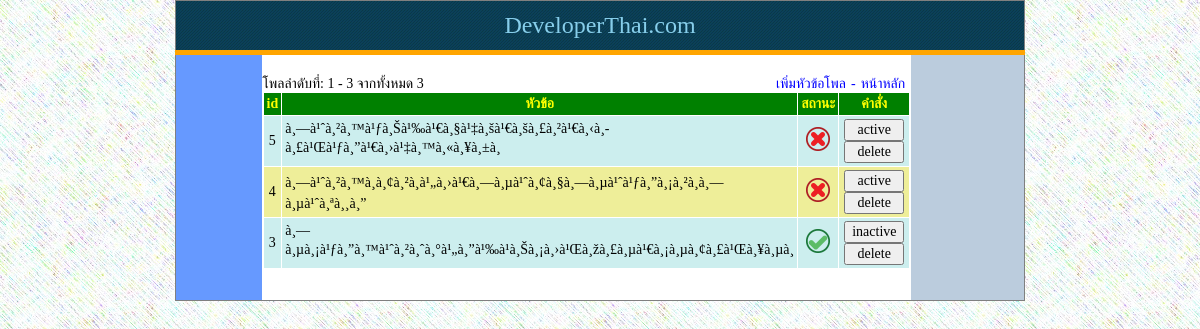
/manage-poll.php (signed in), run on the app's committed database.
### tables this page shows
CREATE TABLE IF NOT EXISTS `poll_topic` (
  `topic_id` smallint(5) unsigned NOT NULL DEFAULT '0',
  `topic_text` varchar(250) DEFAULT NULL,
  `status` set('active','inactive') DEFAULT NULL
);

### lib/pagination.php (called while the page is built, shortened)
<?php
$_rows_per_page = 10;
$_current_page = 1;
$_total_rows = 0;
$_start_row = ($_current_page - 1) * $_rows_per_page;
function page_query($link, $sql, $rows_per_page=10) {
	global $_start_row, $_rows_per_page, $_total_rows, $_current_page, $_total_pages;
	if(is_numeric($rows_per_page) && intval($rows_per_page) >= 1) {
		$_rows_per_page = $rows_per_page;
	}
	else {
		$_rows_per_page = 10;
	}
	$_start_row = ($_current_page - 1) * $_rows_per_page;
	$sql =  trim($sql);
	$pat_select = "/^select/i";
	$sql = preg_replace($pat_select, "SELECT SQL_CALC_FOUND_ROWS ", $sql);
	$pat_end_semicolon = "/;*$/i";
	$sql = preg_replace($pat_end_semicolon, "", $sql);
	$sql .= " LIMIT $_start_row, $_rows_per_page";
	$result = mysqli_query($link,$sql) or die(mysqli_error($link));
	$found_rows = mysqli_query($link, "SELECT FOUND_ROWS()") or die(mysqli_error($link));
	$row = mysqli_fetch_row($found_rows);
	$_total_rows = $row[0];
	return $result;
}
function page_start_row() {
	global $_start_row;
	return $_start_row + 1;
}
function page_stop_row() {
	global $_start_row, $_total_rows, $_rows_per_page;
	if($_start_row + $_rows_per_page < $_total_rows) {
		return $_start_row + $_rows_per_page;
	}
	else {
		return $_total_rows;
	}
}
function page_total_rows() {
	global $_total_rows;
	return $_total_rows;
}
 ?>

### manage-poll.php (the view, shortened to what this page needs)
<!doctype html>
<html>
<head>
</head>
<body>
<table id="container">
<tr><td colspan="3" id="header"><h1>DeveloperThai.com</h1></td></tr>
<tr>
<td id="left-side">&nbsp;</td>
<td id="content">
<table>
<?php
include "dblink.php";
include "lib/pagination.php";
$sql ="SELECT * FROM poll_topic ORDER BY topic_id DESC";
$rs = page_query($link, $sql, 10);
$first = page_start_row();
$last = page_stop_row();
$total = page_total_rows();
echo "<caption>โพลลำดับที่: $first - $last จากทั้งหมด $total
 		<a href=\"index.php\">หน้าหลัก</a> <a>-</a> <a href=\"new-topic\">เพิ่มหัวข้อโพล</a></caption>";
echo "<tr><td>id</td><td>หัวข้อ</td><td>สถานะ</td><td>คำสั่ง</td></tr>";
while($data = mysqli_fetch_array($rs)) {
	echo "<tr>";
	echo "<td>".$data['topic_id']."</td>";
	echo "<td>".$data['topic_text']."</td>";
	$src = "no.png";
	if($data['status']=="active") {
		$src = "ok.png";
	}
	echo "<td><img src=\"images/$src\"></td>";
	echo '<td><button data-id="'.$data['topic_id'].'">';
	if($data['status']=="active") {
		echo "inactive";
	}
	else {
		echo "active";
	}
	echo "</button>";
	echo '<button data-id="'.$data['topic_id'].'">delete</button>';
	echo "</td>";
	echo "</tr>";
}
?>
</table>
</td>
<td id="right-side">&nbsp;</td>
</tr>
</table>
</body>
</html>

### global.css (style rules this page uses)
* { font: 14px tahoma; }
body { background: url(images/bg.jpg); text-align: center; margin: 0px; min-width: 500px; }
h1 { color: skyblue; font-size: 24px !important; margin: 10px; }
table#container { border-collapse: collapse; margin: auto; width: 850px; margin-bottom: 10px; border: solid 1px gray; }
td#header { width: 850px; background: #555 url(images/bg-header.jpg); border-bottom: solid 5px orange; }
td#left-side { width: 150px; background: #69f; }
td#content { width: 500px; background: #fff; }
td#right-side { width: 200px; background: #bcd; text-align: left; }
a { color: blue; text-decoration: none; }

### manage-poll.php (style rules this page uses)
#content table { border-collapse: collapse; margin: 20px auto 30px; width: 450px; }
#content tr:first-child td { background: green; color: yellow; text-align: center; font-weight: bold; }
#content tr:nth-of-type(odd) { background: #ee9; }
#content tr:nth-of-type(even) { background: #cee; }
#content td { border: solid 1px white; padding: 3px; }
#content td:nth-child(1) { width: 50px; }
#content td:nth-child(2) { width: 200px; text-align: left; }
#content td:nth-child(3) { width: 50px; }
#content td:nth-child(4) { width: 150px; }
#content td > img { width: 24px; }
#content td > button { width: 60px; margin: 0px 2px; }
#content caption { text-align: left; }
#content caption > a { float: right; text-decoration: none; padding-right: 5px; color: blue; }

### data on the page
poll_topic: topic_id "5", topic_text "à¸—à¹ˆà¸²à¸™à¹ƒà¸Šà¹‰à¹€à¸§à¹‡à¸šà¹€à¸šà¸£à¸²à¹€à¸‹à¸­à¸£à¹Œà¹ƒà¸”à¹€à¸›à¹‡à¸™à¸«à¸¥à¸±à¸", status "active"
poll_topic: topic_id "4", topic_text "à¸—à¹ˆà¸²à¸™à¸­à¸¢à¸²à¸à¹„à¸›à¹€à¸—à¸µà¹ˆà¸¢à¸§à¸—à¸µà¹ˆà¹ƒà¸”à¸¡à¸²à¸à¸—à¸µà¹ˆà¸ªà¸¸à¸”", status "active"
poll_topic: topic_id "3", topic_text "à¸—à¸µà¸¡à¹ƒà¸”à¸™à¹ˆà¸²à¸ˆà¸°à¹„à¸”à¹‰à¹à¸Šà¸¡à¸›à¹Œà¸žà¸£à¸µà¹€à¸¡à¸µà¸¢à¸£à¹Œà¸¥à¸µà¸", shows a picture, status "inactive"

### other printed values
$first "1"
$last "3"
$total "3"
